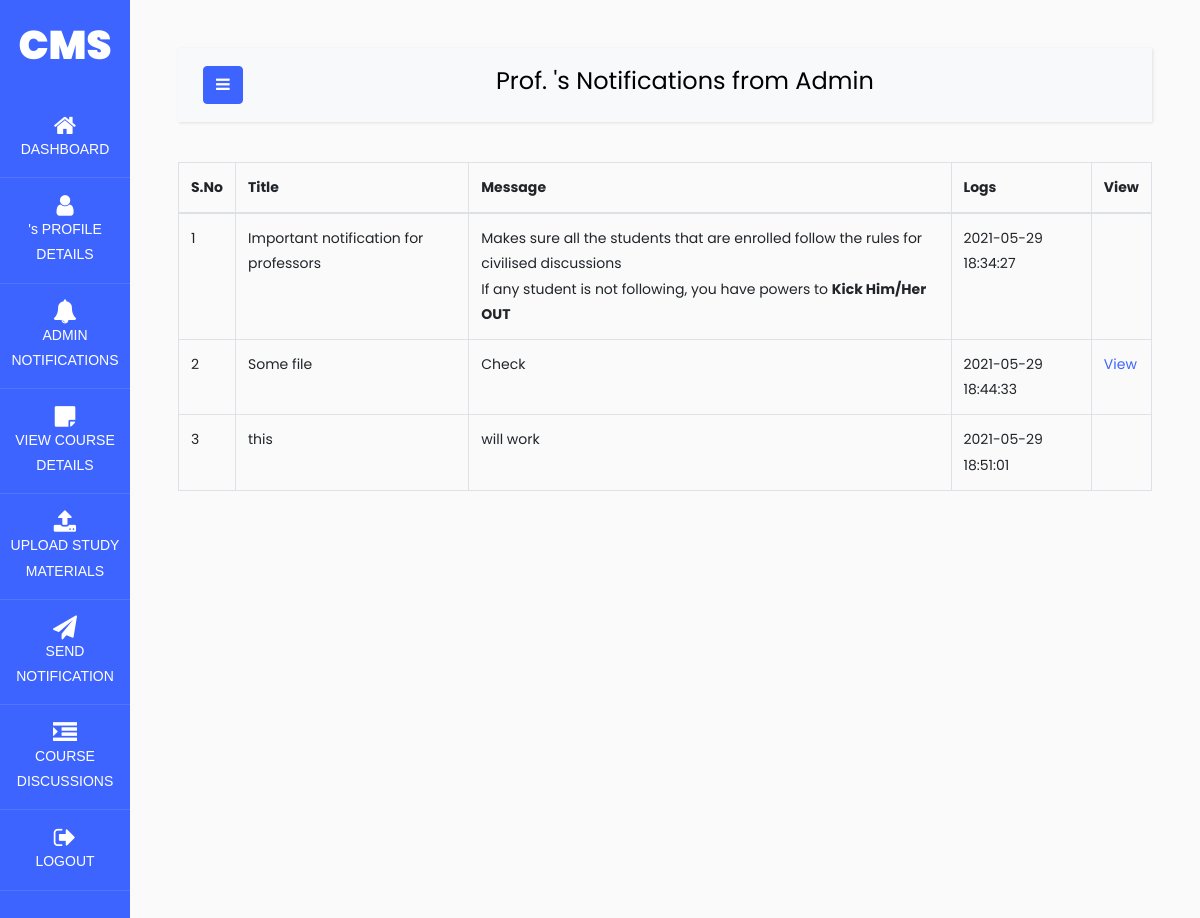
The app's page /professor/adtoprofnotifications.php with its own data.
### tables this page shows
CREATE TABLE `admin_notifications` (
  `notid` int(11) NOT NULL,
  `target` varchar(10) NOT NULL,
  `title` varchar(50) NOT NULL,
  `message` text NOT NULL,
  `logs` timestamp NOT NULL DEFAULT current_timestamp(),
  `upload` varchar(100) DEFAULT NULL
);

### professor/adtoprofnotifications.php (the view, shortened to what this page needs)
<?php
require '../dbconfig/config.php';
?>
<!DOCTYPE html>
<html>
<head>
    <link rel="stylesheet" href="https://stackpath.bootstrapcdn.com/bootstrap/4.3.1/css/bootstrap.min.css">
    <link rel="stylesheet" href="https://maxcdn.bootstrapcdn.com/font-awesome/4.7.0/css/font-awesome.min.css">
    <link rel="stylesheet" href="../dash_style/style.css">
</head>
<body>
<div class="wrapper d-flex align-items-stretch">
<nav id="sidebar" class="active">
      <h1><a href="#" class="logo">CMS</a></h1>
        <ul class="list-unstyled components mb-5">
         <li class="active">
           <a href="profdash.php"><span class="fa fa-home"></span>DASHBOARD</a>
         </li>
      <li>
           <a href="professor_profile_details.php"><span class="fa fa-user"></span><?php  echo $_SESSION['pname']?>'s PROFILE DETAILS</a>
         </li>
         <li>
           <a href="adtoprofnotifications.php"><span class="fa fa-bell"></span>ADMIN NOTIFICATIONS</a>
         </li>
         <li>
           <a href="course_details.php#navStudentDetails" onclick='show_course_details()'><span class="fa fa-sticky-note"></span>VIEW COURSE DETAILS</a>
         </li>
     <li>
           <a href="course_details.php#navCourseMaterials" onclick='show_course_materials()'><span class="fa fa-upload"></span>UPLOAD STUDY MATERIALS</a>
         </li>
     <li>
           <a href="course_details.php#navCourseNotifications" onclick='show_course_notifications()'><span class="fa fa-paper-plane"></span> SEND NOTIFICATION</a>
         </li>
         <li>
           <a href="course_details.php#navCourseDiscussion" onclick='show_course_discussion()'><span class="fa fa-indent"></span>COURSE DISCUSSIONS</a>
         </li>
         <li>
           <a href="log_out.php"><span class="fa fa-sign-out"></span>LOGOUT</a>
         </li>
        </ul>
     </nav>
      <div id="content" class="p-4 p-md-5">
        <nav class="navbar navbar-expand-lg navbar-light bg-light">
          <div class="container-fluid">
            <button type="button" id="sidebarCollapse" class="btn btn-primary">
              <i class="fa fa-bars"></i>
            </button>
            <div class='mx-auto text-center'>
                <h4>Prof. <?php echo $_SESSION['pname'];?>'s Notifications from Admin</h4>
            </div>
            </div>
        </nav>
        <div class="container" >
<div class="row">
<div style="overflow-x:auto;">
<table class="table table-bordered">
    <thead>
          <tr>
            <th>S.No</th>
            <th>Title</th>
            <th>Message</th>
            <th>Logs</th>
            <th>View</th>
          </tr>
    </thead>
    <tbody>
	<?php
	   $sql="select * from admin_notifications where target='professor' OR target='both'";
	   $res=$con->query($sql);
	   if(($res->num_rows)> 0)
	   {      $i=0;
	          while($row=$res->fetch_assoc())
			  {
				  $i++;
				  echo "<tr>
				       <td>{$i}</td>
					   <td>{$row['title']}</td>
			           <td>{$row['message']}</td>
					   <td>{$row['logs']}</td>";
          if($row['upload'])
          echo "<td><a href='../uploads/admin_notif/{$row['upload']}' target='_blank'>View</a></td>";
          echo "</tr>";
			  }
	   }
	   else{
		   echo "No records found";
	   }
	?>
    </tbody>
  </table>
  </div>
  </div>
  </div>
  </div>
  </div>
</body>
</html>

### records on screen
admin_notifications: title "Important notification for professors", message "Makes sure all the students that are enrolled follow the rules for civilised discussions If any student is not following, you have powers to Kick Him/Her OUT", logs "2021-05-29 18:34:27"
admin_notifications: title "Some file", message "Check", logs "2021-05-29 18:44:33"
admin_notifications: title "this", message "will work", logs "2021-05-29 18:51:01"
